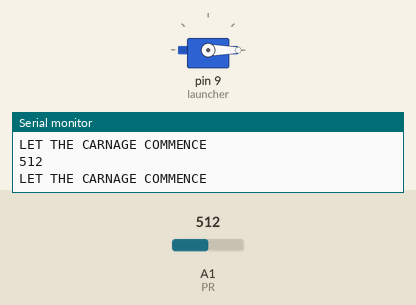
The sketch below on a simulated Arduino Uno, built with avr-gcc and run on an emulated ATmega328P. On the bench: servo, the last lines printed to the serial monitor. Inputs (shaded band) come from the test bench; at power-on: A1 (PR) = 512.

Above: at 2.8 s.
2.9 s: A1 (PR) set to 105
At 3.8 s:
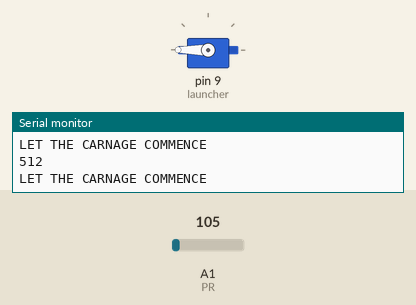
5.6 s: A1 (PR) set to 126
At 7.4 s:
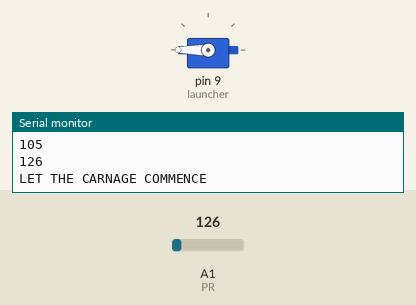
11.6 s: A1 (PR) set to 0
At 12.9 s:
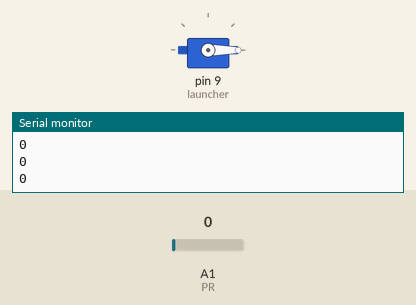
14.3 s: A1 (PR) set to 122
At 15.7 s:
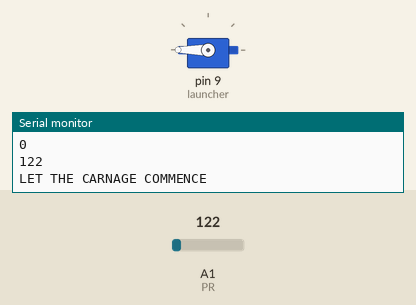
Timing chart, 0 to 21.3 s (numbered marks = the images above; inputs shaded):
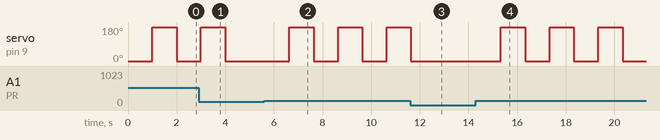

Measured:
- the behaviour switches between 115 and 116 on A1 (PR) (found by bisection; images 1 and 2)
- after the input at 2.9 s, servo on pin 9 (launcher): goes on until 4.0 s, then stays 0°
- after the input at 5.6 s, servo on pin 9 (launcher): alternates 180° for 1.0 s and 0° for 1.0 s, starting after 1.0 s
- after the input at 11.6 s, servo on pin 9 (launcher): goes on until 11.6 s, then stays 0°
- after the input at 14.3 s, servo on pin 9 (launcher): alternates 180° for 1.0 s and 0° for 1.0 s, starting after 1.0 s

The sketch:

2022-12-6_Rube_Goldberg.ino
```cpp
#include <Servo.h>

const int PR = A1;

Servo launcher;

int val = 0;

void setup() {
  Serial.begin (9600);
  launcher.attach (9);
  launcher.write (0);
  pinMode (PR, INPUT);
}

void loop() {
  val = analogRead (PR);
  Serial.println (val);
  if (val > 115) {
    Serial.println ("LET THE CARNAGE COMMENCE");
    delay(1000);
    launcher.write (180);
    delay (1000);
    launcher.write (0);
  }
}
```
